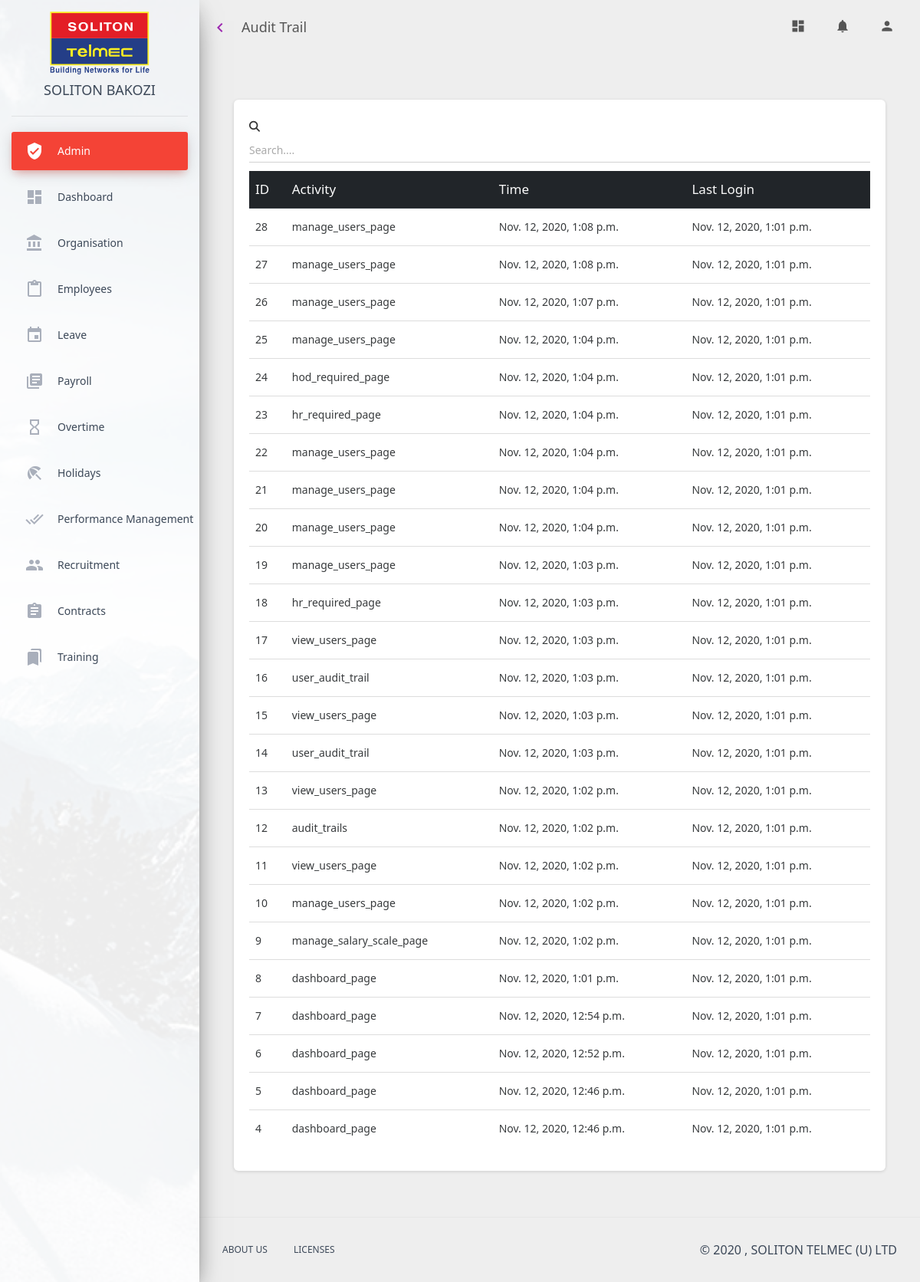
The page /ems_admin/user_audit_trail/5/ on the database its author committed.
### ems_admin/models.py (models this page shows, shortened)
class AuditTrail(models.Model):
    user = models.ForeignKey(User, on_delete=models.CASCADE)
    activity_name = models.CharField(max_length=100)
    created_at = models.DateTimeField(auto_now=True)

### ems_auth/models.py (models this page shows, shortened)
class User(AbstractBaseUser, PermissionsMixin):
    email = models.EmailField(unique=True)
    is_superuser = models.BooleanField(default=False)
    is_staff = models.BooleanField(default=False)
    is_active = models.BooleanField(default=True)
    is_hod = models.BooleanField(default=False)
    is_hr = models.BooleanField(max_length=10, default=False)
    is_cfo = models.BooleanField(default=False)
    is_ceo = models.BooleanField(default=False)
    is_supervisor = models.BooleanField(default=False)
    password_changed = models.BooleanField(default=False)
    USERNAME_FIELD = 'email'
    objects = UserManager()
    class Meta:
        unique_together = ['email']

### ems_admin/decorators.py (the view)
    def wrapper(request, **kw):
        try:
            user_id = request.user.id
            user = get_user(user_id)
            activity_name = function.__name__
            save_audit_trail(user, activity_name)
            return function(request, **kw)
        except User.DoesNotExist:
            return function(request, **kw)

### ems_admin/selectors.py (called while the page is built)
def get_user(id) -> User:
    user = User.objects.get(pk=id)
    return user

def get_recent_audit_trails(user_id):
    user = get_user(user_id)
    audit_trails = AuditTrail.objects.filter(user=user).order_by('-id')
    return audit_trails

### ems_admin/views.py (called while the page is built)
@log_activity
def user_audit_trail(request, user_id):
    audit_trails = get_recent_audit_trails(user_id)
    context = {
        "admin": "active",
        "audit_trails": audit_trails,
    }
    return render(request, "ems_admin/user_audit_trail.html", context)

### ems_admin/templates/ems_admin/user_audit_trail.html (shortened to what this page needs)
{% extends 'solitonems/base.html' %}
{% block page_title %}
Audit Trail
{% endblock %}
{% block content %}
<div class="content">
    <div class="container-fluid">
        <div class="col-md-12">
            <div class="card">
                <div class="card-body">
                    <div class="table-responsive">
                        <div class="form-group ">
                            <i class="fas fa-search " aria-hidden="true"></i>
                            <input id="search_input" type="text" class="form-control" placeholder="Search....">
                        </div>
                        <table class="table table-hover">
                            <thead class="thead-dark">
                            <th>ID</th>
                            <th>Activity</th>
                            <th>Time</th>
                            <th>Last Login</th>
                            </thead>
                            <tbody id="audit_trail">
                            {% for audit_trail in audit_trails %}
                            <tr>
                                <td>{{audit_trail.id}}</td>
                                <td>{{audit_trail.activity_name}}</td>
                                <td>{{audit_trail.created_at}}</td>
                                <td>{{audit_trail.user.last_login}}</td>
                            </tr>
                            {% endfor %}
                            </tbody>
                        </table>
                    </div>
                </div>
            </div>
        </div>
    </div>
</div>
{%endblock content%}

### rows shown on the page
AuditTrail: id "28", activity_name "manage_users_page", created_at "Nov. 12, 2020, 1:08 p.m.", user.last_login "Nov. 12, 2020, 1:01 p.m."
AuditTrail: id "27", activity_name "manage_users_page", created_at "Nov. 12, 2020, 1:08 p.m.", user.last_login "Nov. 12, 2020, 1:01 p.m."
AuditTrail: id "26", activity_name "manage_users_page", created_at "Nov. 12, 2020, 1:07 p.m.", user.last_login "Nov. 12, 2020, 1:01 p.m."
AuditTrail: id "25", activity_name "manage_users_page", created_at "Nov. 12, 2020, 1:04 p.m.", user.last_login "Nov. 12, 2020, 1:01 p.m."
AuditTrail: id "24", activity_name "hod_required_page", created_at "Nov. 12, 2020, 1:04 p.m.", user.last_login "Nov. 12, 2020, 1:01 p.m."
AuditTrail: id "23", activity_name "hr_required_page", created_at "Nov. 12, 2020, 1:04 p.m.", user.last_login "Nov. 12, 2020, 1:01 p.m."
AuditTrail: id "22", activity_name "manage_users_page", created_at "Nov. 12, 2020, 1:04 p.m.", user.last_login "Nov. 12, 2020, 1:01 p.m."
AuditTrail: id "21", activity_name "manage_users_page", created_at "Nov. 12, 2020, 1:04 p.m.", user.last_login "Nov. 12, 2020, 1:01 p.m."
AuditTrail: id "20", activity_name "manage_users_page", created_at "Nov. 12, 2020, 1:04 p.m.", user.last_login "Nov. 12, 2020, 1:01 p.m."
AuditTrail: id "19", activity_name "manage_users_page", created_at "Nov. 12, 2020, 1:03 p.m.", user.last_login "Nov. 12, 2020, 1:01 p.m."
AuditTrail: id "18", activity_name "hr_required_page", created_at "Nov. 12, 2020, 1:03 p.m.", user.last_login "Nov. 12, 2020, 1:01 p.m."
AuditTrail: id "17", activity_name "view_users_page", created_at "Nov. 12, 2020, 1:03 p.m.", user.last_login "Nov. 12, 2020, 1:01 p.m."
AuditTrail: id "16", activity_name "user_audit_trail", created_at "Nov. 12, 2020, 1:03 p.m.", user.last_login "Nov. 12, 2020, 1:01 p.m."
AuditTrail: id "15", activity_name "view_users_page", created_at "Nov. 12, 2020, 1:03 p.m.", user.last_login "Nov. 12, 2020, 1:01 p.m."
AuditTrail: id "14", activity_name "user_audit_trail", created_at "Nov. 12, 2020, 1:03 p.m.", user.last_login "Nov. 12, 2020, 1:01 p.m."
AuditTrail: id "13", activity_name "view_users_page", created_at "Nov. 12, 2020, 1:02 p.m.", user.last_login "Nov. 12, 2020, 1:01 p.m."
AuditTrail: id "12", activity_name "audit_trails", created_at "Nov. 12, 2020, 1:02 p.m.", user.last_login "Nov. 12, 2020, 1:01 p.m."
AuditTrail: id "11", activity_name "view_users_page", created_at "Nov. 12, 2020, 1:02 p.m.", user.last_login "Nov. 12, 2020, 1:01 p.m."
AuditTrail: id "10", activity_name "manage_users_page", created_at "Nov. 12, 2020, 1:02 p.m.", user.last_login "Nov. 12, 2020, 1:01 p.m."
AuditTrail: id "9", activity_name "manage_salary_scale_page", created_at "Nov. 12, 2020, 1:02 p.m.", user.last_login "Nov. 12, 2020, 1:01 p.m."
AuditTrail: id "8", activity_name "dashboard_page", created_at "Nov. 12, 2020, 1:01 p.m.", user.last_login "Nov. 12, 2020, 1:01 p.m."
AuditTrail: id "7", activity_name "dashboard_page", created_at "Nov. 12, 2020, 12:54 p.m.", user.last_login "Nov. 12, 2020, 1:01 p.m."
AuditTrail: id "6", activity_name "dashboard_page", created_at "Nov. 12, 2020, 12:52 p.m.", user.last_login "Nov. 12, 2020, 1:01 p.m."
AuditTrail: id "5", activity_name "dashboard_page", created_at "Nov. 12, 2020, 12:46 p.m.", user.last_login "Nov. 12, 2020, 1:01 p.m."
AuditTrail: id "4", activity_name "dashboard_page", created_at "Nov. 12, 2020, 12:46 p.m.", user.last_login "Nov. 12, 2020, 1:01 p.m."
